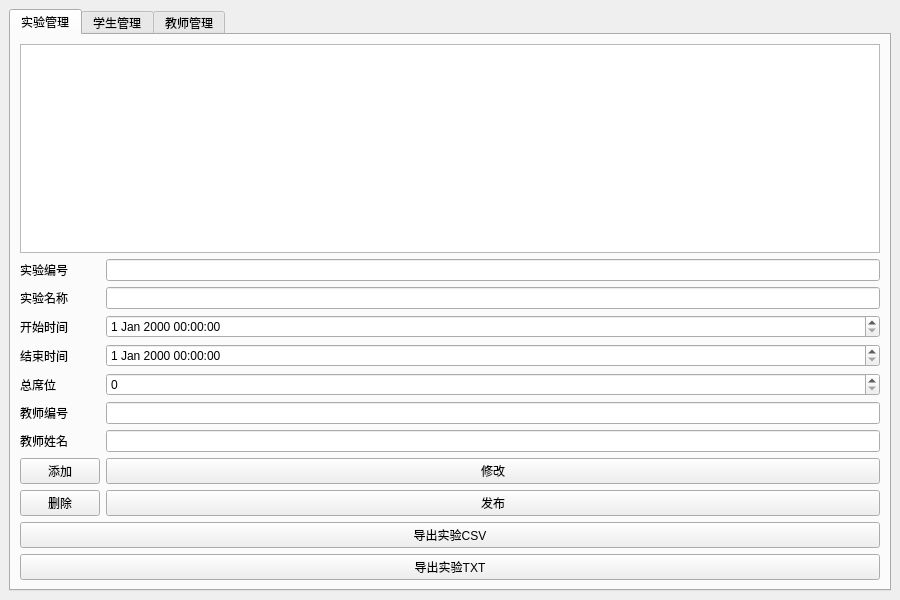
<?xml version="1.0" encoding="UTF-8"?>
<ui version="4.0">
 <class>AdminWindow</class>
 <widget class="QMainWindow" name="AdminWindow">
  <property name="geometry">
   <rect>
    <x>0</x>
    <y>0</y>
    <width>900</width>
    <height>600</height>
   </rect>
  </property>
  <property name="windowTitle">
   <string>实验预约系统 - 管理员</string>
  </property>
  <widget class="QWidget" name="centralwidget">
   <layout class="QVBoxLayout" name="verticalLayout">
    <item>
     <widget class="QTabWidget" name="tabWidget">

      <!-- 实验管理 Tab -->
      <widget class="QWidget" name="tabExperiments">
       <attribute name="title"><string>实验管理</string></attribute>
       <layout class="QVBoxLayout" name="verticalLayout_Exp">
        <item>
         <widget class="QTableWidget" name="tableExperiments"/>
        </item>
        <item>
         <layout class="QGridLayout" name="gridLayout_ExpForm">
          <item row="0" column="0"><widget class="QLabel" name="labelExpId"><property name="text"><string>实验编号</string></property></widget></item>
          <item row="0" column="1"><widget class="QLineEdit" name="editExpId"/></item>
          <item row="1" column="0"><widget class="QLabel" name="labelExpName"><property name="text"><string>实验名称</string></property></widget></item>
          <item row="1" column="1"><widget class="QLineEdit" name="editExpName"/></item>
          <item row="2" column="0"><widget class="QLabel" name="labelStartTime"><property name="text"><string>开始时间</string></property></widget></item>
          <item row="2" column="1"><widget class="QDateTimeEdit" name="startDateTime"/></item>
          <item row="3" column="0"><widget class="QLabel" name="labelEndTime"><property name="text"><string>结束时间</string></property></widget></item>
          <item row="3" column="1"><widget class="QDateTimeEdit" name="endDateTime"/></item>
          <item row="4" column="0"><widget class="QLabel" name="labelTotalSeats"><property name="text"><string>总席位</string></property></widget></item>
          <item row="4" column="1"><widget class="QSpinBox" name="spinTotalSeats"/></item>
          <item row="5" column="0"><widget class="QLabel" name="labelTeacherId"><property name="text"><string>教师编号</string></property></widget></item>
          <item row="5" column="1"><widget class="QLineEdit" name="editTeacherId"/></item>
          <item row="6" column="0"><widget class="QLabel" name="labelTeacherName"><property name="text"><string>教师姓名</string></property></widget></item>
          <item row="6" column="1"><widget class="QLineEdit" name="editTeacherName"/></item>
          <item row="7" column="0"><widget class="QPushButton" name="btnAddExp"><property name="text"><string>添加</string></property></widget></item>
          <item row="7" column="1"><widget class="QPushButton" name="btnUpdateExp"><property name="text"><string>修改</string></property></widget></item>
          <item row="8" column="0"><widget class="QPushButton" name="btnDeleteExp"><property name="text"><string>删除</string></property></widget></item>
          <item row="8" column="1"><widget class="QPushButton" name="btnPublishExp"><property name="text"><string>发布</string></property></widget></item>
          <item row="9" column="0" colspan="2"><widget class="QPushButton" name="btnExportExpCSV"><property name="text"><string>导出实验CSV</string></property></widget></item>
          <item row="10" column="0" colspan="2"><widget class="QPushButton" name="btnExportExpTXT"><property name="text"><string>导出实验TXT</string></property></widget></item>
         </layout>
        </item>
       </layout>
      </widget>

      <!-- 学生管理 Tab -->
      <widget class="QWidget" name="tabStudents">
       <attribute name="title"><string>学生管理</string></attribute>
       <layout class="QVBoxLayout" name="verticalLayout_Stu">
        <item>
         <widget class="QTableWidget" name="tableStudents"/>
        </item>
        <item>
         <layout class="QGridLayout" name="gridLayout_StuForm">
          <item row="0" column="0"><widget class="QLabel" name="labelStuId"><property name="text"><string>学号</string></property></widget></item>
          <item row="0" column="1"><widget class="QLineEdit" name="editStuId"/></item>
          <item row="1" column="0"><widget class="QLabel" name="labelStuName"><property name="text"><string>姓名</string></property></widget></item>
          <item row="1" column="1"><widget class="QLineEdit" name="editStuName"/></item>
          <item row="2" column="0"><widget class="QLabel" name="labelStuCollege"><property name="text"><string>学院</string></property></widget></item>
          <item row="2" column="1"><widget class="QLineEdit" name="editStuCollege"/></item>
          <item row="3" column="0"><widget class="QLabel" name="labelStuMajor"><property name="text"><string>专业</string></property></widget></item>
          <item row="3" column="1"><widget class="QLineEdit" name="editStuMajor"/></item>
          <item row="4" column="0"><widget class="QLabel" name="labelStuPassword"><property name="text"><string>密码</string></property></widget></item>
          <item row="4" column="1"><widget class="QLineEdit" name="editStuPassword"/></item>
          <item row="5" column="0"><widget class="QPushButton" name="btnAddStu"><property name="text"><string>添加</string></property></widget></item>
          <item row="5" column="1"><widget class="QPushButton" name="btnUpdateStu"><property name="text"><string>修改</string></property></widget></item>
          <item row="6" column="0"><widget class="QPushButton" name="btnDeleteStu"><property name="text"><string>删除</string></property></widget></item>
          <item row="6" column="1"><widget class="QPushButton" name="btnRefreshStu"><property name="text"><string>刷新</string></property></widget></item>
          <item row="7" column="0" colspan="2"><widget class="QPushButton" name="btnExportStuCSV"><property name="text"><string>导出学生CSV</string></property></widget></item>
          <item row="8" column="0" colspan="2"><widget class="QPushButton" name="btnExportStuTXT"><property name="text"><string>导出学生TXT</string></property></widget></item>
         </layout>
        </item>
       </layout>
      </widget>

      <!-- 教师管理 Tab -->
      <widget class="QWidget" name="tabTeachers">
       <attribute name="title"><string>教师管理</string></attribute>
       <layout class="QVBoxLayout" name="verticalLayout_Tea">
        <item>
         <widget class="QTableWidget" name="tableTeachers"/>
        </item>
        <item>
         <layout class="QGridLayout" name="gridLayout_TeaForm">
          <item row="0" column="0"><widget class="QLabel" name="labelTeaId"><property name="text"><string>工号</string></property></widget></item>
          <item row="0" column="1"><widget class="QLineEdit" name="editTeaId"/></item>
          <item row="1" column="0"><widget class="QLabel" name="labelTeaName"><property name="text"><string>姓名</string></property></widget></item>
          <item row="1" column="1"><widget class="QLineEdit" name="editTeaName"/></item>
          <item row="2" column="0"><widget class="QLabel" name="labelTeaCollege"><property name="text"><string>学院</string></property></widget></item>
          <item row="2" column="1"><widget class="QLineEdit" name="editTeaCollege"/></item>
          <item row="3" column="0"><widget class="QLabel" name="labelTeaPassword"><property name="text"><string>密码</string></property></widget></item>
          <item row="3" column="1"><widget class="QLineEdit" name="editTeaPassword"/></item>
          <item row="4" column="0" colspan="1"><widget class="QPushButton" name="btnAddTea"><property name="text"><string>添加</string></property></widget></item>
          <item row="4" column="1" colspan="1"><widget class="QPushButton" name="btnUpdateTea"><property name="text"><string>修改</string></property></widget></item>
          <item row="5" column="0"><widget class="QPushButton" name="btnDeleteTea"><property name="text"><string>删除</string></property></widget></item>
          <item row="5" column="1"><widget class="QPushButton" name="btnRefreshTea"><property name="text"><string>刷新</string></property></widget></item>
          <item row="6" column="0" colspan="2"><widget class="QPushButton" name="btnExportTeaCSV"><property name="text"><string>导出教师CSV</string></property></widget></item>
          <item row="7" column="0" colspan="2"><widget class="QPushButton" name="btnExportTeaTXT"><property name="text"><string>导出教师TXT</string></property></widget></item>
         </layout>
        </item>
       </layout>
      </widget>

     </widget>
    </item>
   </layout>
  </widget>
 </widget>
 <resources/>
 <connections/>
</ui>
